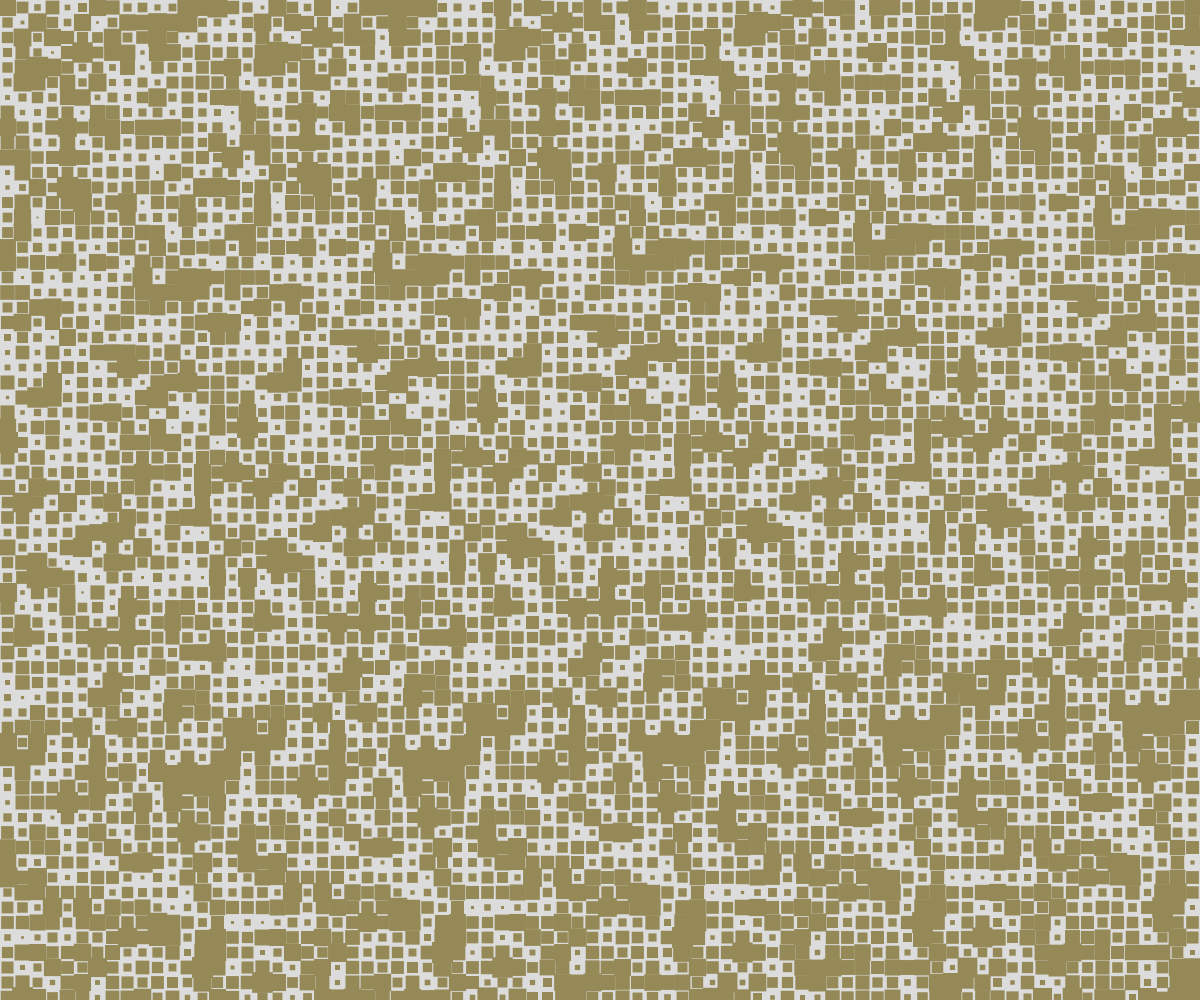
Frame 1 (no input)
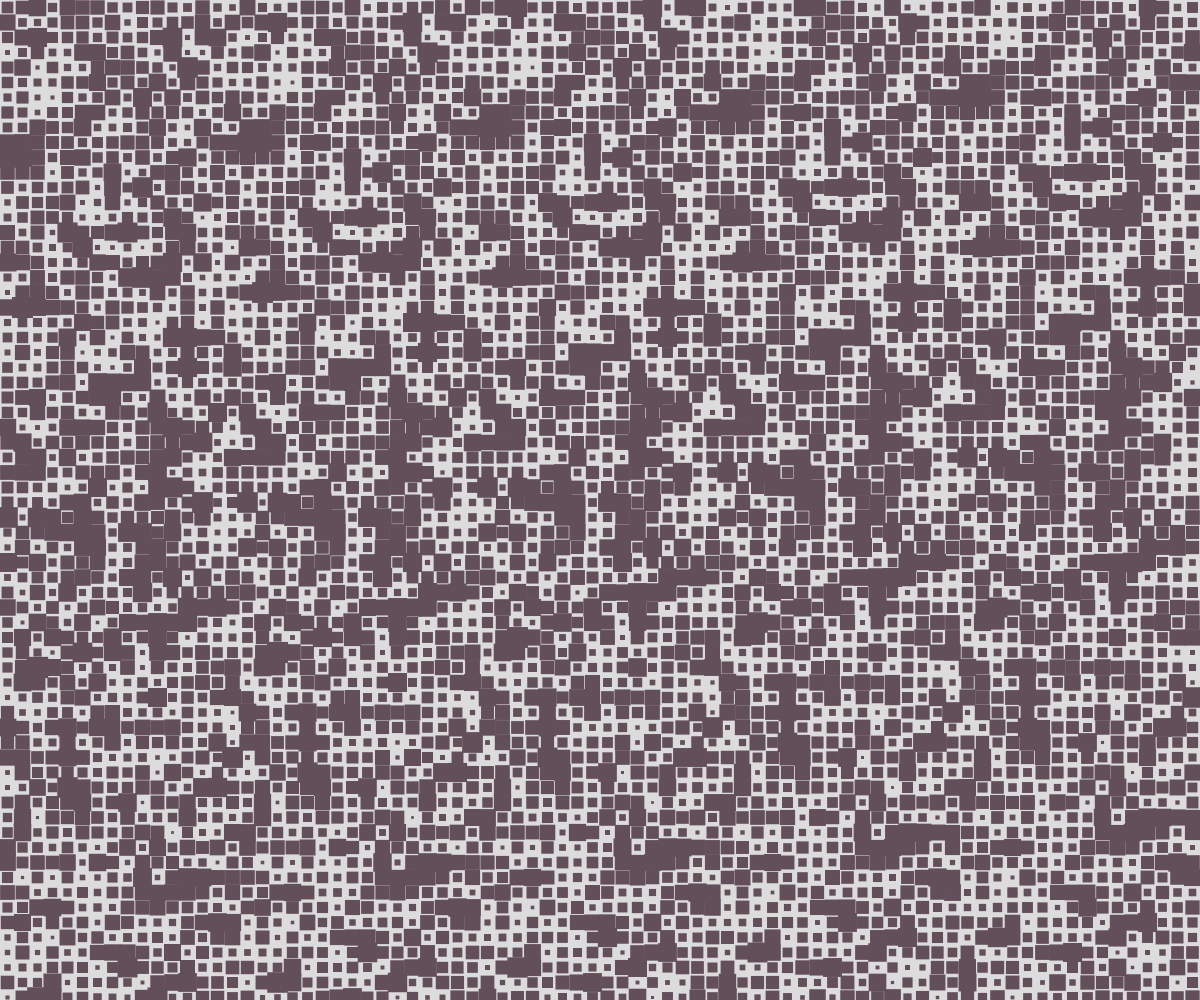
Frame 60 (no input)
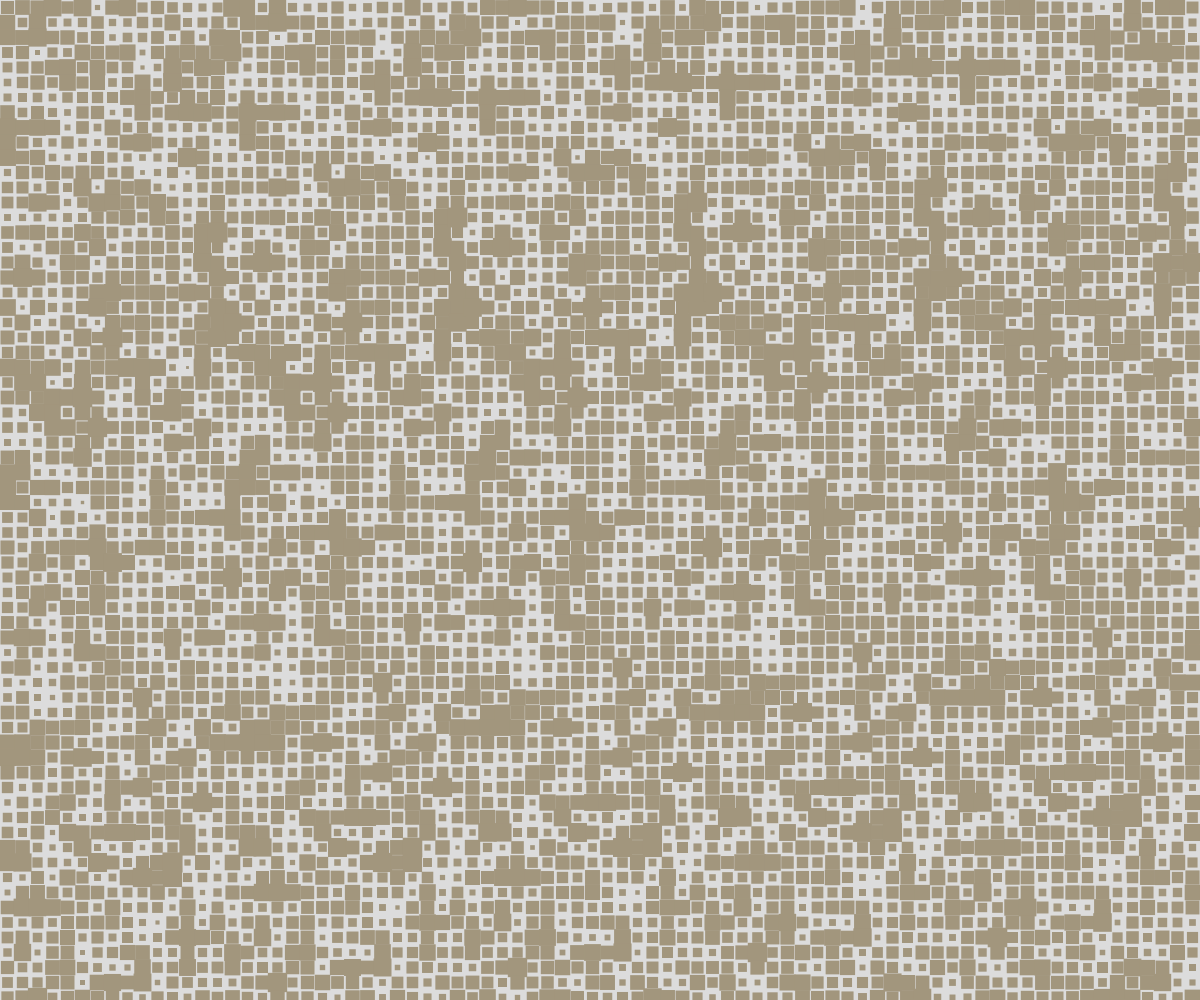
Frame 120 (the mouse pressed at the canvas centre since frame 60)

The p5.js sketch that drew these frames (run headless with seeded random() and noise() and a simulated clock; from frame 60 on, the mouse is pressed at the canvas centre):

// p5.js sketch
// ── sketch.js
// Video Tutorial from: https://youtu.be/sN7JotC3vdM?si=KcZAmjH5M8YtabG3
// Might fuck with these values at the later date. 30 March Lanchu.

let sizes = [];
let cols;
let rows;
let size = 15; //Determines no. of rows and columns.
let xoff;
let yoff;
let zoff = 0;
let inc = 10;

let BackgroundMusic;

function preload() {
}


function setup() {
  createCanvas(innerWidth, innerHeight);
  rectMode(CENTER);
  cols = width/size;
  rows = height/size;
}

function draw() {
  background(220);
  
    xoff = 0;
  for (let i=0; i<cols; i++) {
    sizes[i] = [];
    yoff = 0;
    for (let j=0; j<rows; j++){
      sizes[i][j] = map(noise(xoff, yoff, zoff), 0, 1, 0, size *1.7);
      yoff += inc;
      
      let r = noise(zoff) * 255;
      let g = noise(zoff + 10) * 255;
      let b = noise(zoff + 20) * 255;
      
      fill(r, g, b);
      noStroke();
    }
    xoff += inc;
    zoff += 0.0015;
    //The changing of the pattern through time.
  }
  
  for (let i=0; i<cols; i++) {
    for (let j=0; j<rows; j++) {
      rect(size/2 + i*size, size/2 + j*size, sizes[i][j], sizes[i][j]);
    }
  }
}
